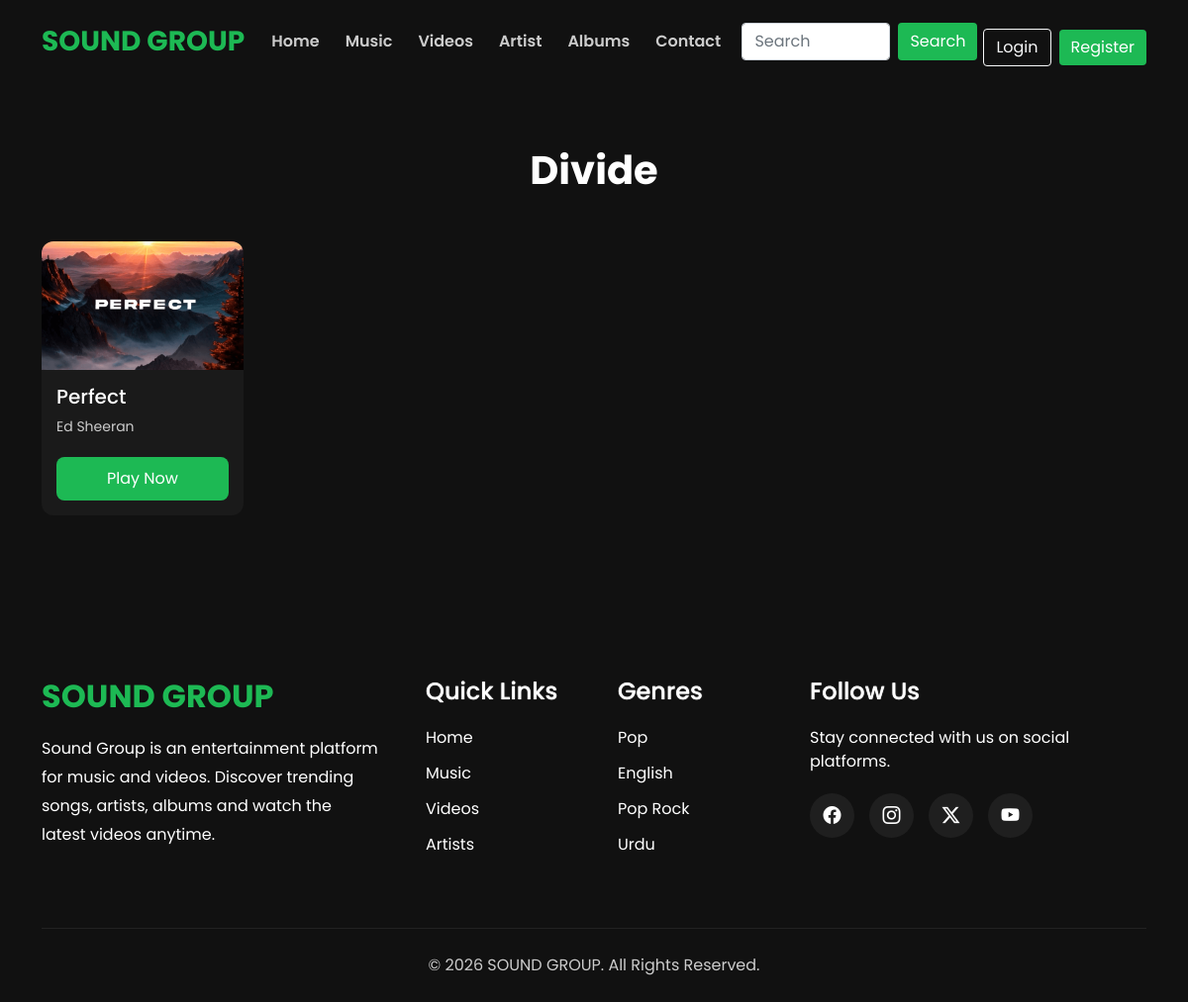
The page /album-details.php?album=Divide on the database its author committed.
### tables this page shows
CREATE TABLE `music` (
  `id` int(11) NOT NULL,
  `title` varchar(255) NOT NULL,
  `artist` varchar(255) NOT NULL,
  `album` varchar(255) NOT NULL,
  `genre` varchar(100) NOT NULL,
  `language` varchar(100) NOT NULL,
  `year` year(4) NOT NULL,
  `image` varchar(255) NOT NULL,
  `music_file` varchar(255) NOT NULL,
  `description` text DEFAULT NULL,
  `created_at` timestamp NOT NULL DEFAULT current_timestamp()
);

### album-details.php (the view, shortened to what this page needs)
<?php
include("./includes/header.php");
$album = mysqli_real_escape_string(
    $connection,
    $_GET['album']
);
$get_music = mysqli_query(
    $connection, "SELECT * FROM music WHERE album = '$album' ORDER BY id DESC"
);
?>
<link rel="stylesheet" href="./css/style.css">
<section class="py-5">
    <section class="container py-3">
        <section class="text-center mb-5 artists-title">
            <h2 class="text-white"><?php echo $album; ?></h2>
        </section>
        <section class="row row-cols-1 row-cols-sm-2 row-cols-md-3 row-cols-lg-5 g-4">
            <?php while ($music = mysqli_fetch_assoc($get_music)) { ?>
                <section class="col">
                    <section class="music-card">
                        <section class="music-img">
                            <img src="./uploads/images/<?php echo $music['image']; ?>" class="img-fluid">
                        </section>
                        <section class="music-content">
                            <h5><?php echo $music['title']; ?></h5>
                            <p><?php echo $music['artist']; ?></p>
                            <a href="music-details.php?id=<?php echo $music['id']; ?>" class="play-btn">Play Now</a>
                        </section>
                    </section>
                </section>
            <?php } ?>
        </section>
    </section>
</section>
<?php include("./includes/footer.php"); ?>

### css/style.css (style rules this page uses)
* { margin: 0; padding: 0; box-sizing: border-box; font-family: var(--main-font-family); }
:root { --main-color: #1db954; --sec-color: #ccc; --text-color: #ffffff; --sec-text-color: #aaaaaa; --bg-color: #111111; --btn-hover-color: #18a349; --main-font-family: "Poppins"; }
body { background-color: var(--bg-color); }
.play-btn { display: inline-block; background: var(--main-color); color: var(--text-color); text-align: center; padding: 10px; border-radius: 8px; text-decoration: none; transition: 0.3s; width: 100%; }
.music-title, .artists-title, .videos-title, .genres-title { text-align: center; margin-bottom: 50px; }
.music-title h2, .artists-title h2, .videos-title h2, .genres-title h2 { color: var(--text-color); font-size: 40px; font-weight: 700; }
.music-card, .video-card { background-color: #1a1a1a; border-radius: 12px; overflow: hidden; transition: 0.3s; }
.music-img, .video-image { position: relative; }
.music-img img, .video-image img { width: 100%; height: 130px; object-fit: cover; }
.music-content, .video-content { padding: 15px; }
.music-content h5, .video-content h5 { color: var(--text-color); margin-bottom: 8px; font-size: 20px; }
.music-content p, .video-content p { color: var(--sec-color); margin-bottom: 20px; font-size: 14px; }

### rows shown on the page
music: image (picture), title "Perfect", artist "Ed Sheeran"

### other values the page prints
$album "Divide"
